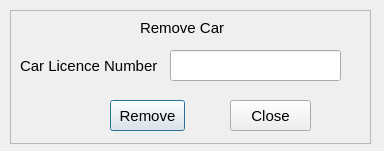
<?xml version="1.0" encoding="UTF-8"?>
<ui version="4.0">
 <class>removecar</class>
 <widget class="QDialog" name="removecar">
  <property name="geometry">
   <rect>
    <x>0</x>
    <y>0</y>
    <width>384</width>
    <height>151</height>
   </rect>
  </property>
  <property name="windowTitle">
   <string>Remove Car</string>
  </property>
  <property name="styleSheet">
   <string notr="true">QLabel{
font-size:15px;
}
QPushButton{
font-size:15px;
}
QLineEdit{
font-size:15px;
}</string>
  </property>
  <widget class="QFrame" name="frame">
   <property name="geometry">
    <rect>
     <x>10</x>
     <y>10</y>
     <width>361</width>
     <height>134</height>
    </rect>
   </property>
   <property name="frameShape">
    <enum>QFrame::StyledPanel</enum>
   </property>
   <property name="frameShadow">
    <enum>QFrame::Raised</enum>
   </property>
   <widget class="QLabel" name="label">
    <property name="geometry">
     <rect>
      <x>130</x>
      <y>10</y>
      <width>111</width>
      <height>16</height>
     </rect>
    </property>
    <property name="text">
     <string>Remove Car</string>
    </property>
   </widget>
   <widget class="QLabel" name="label_2">
    <property name="geometry">
     <rect>
      <x>10</x>
      <y>45</y>
      <width>141</width>
      <height>21</height>
     </rect>
    </property>
    <property name="text">
     <string>Car Licence Number</string>
    </property>
   </widget>
   <widget class="QPushButton" name="removecarremove">
    <property name="geometry">
     <rect>
      <x>100</x>
      <y>90</y>
      <width>75</width>
      <height>31</height>
     </rect>
    </property>
    <property name="text">
     <string>Remove</string>
    </property>
   </widget>
   <widget class="QPushButton" name="removecarclose">
    <property name="geometry">
     <rect>
      <x>220</x>
      <y>90</y>
      <width>81</width>
      <height>31</height>
     </rect>
    </property>
    <property name="text">
     <string>Close</string>
    </property>
   </widget>
   <widget class="QLineEdit" name="removecarid">
    <property name="geometry">
     <rect>
      <x>160</x>
      <y>40</y>
      <width>171</width>
      <height>31</height>
     </rect>
    </property>
   </widget>
  </widget>
 </widget>
 <resources/>
 <connections/>
</ui>
